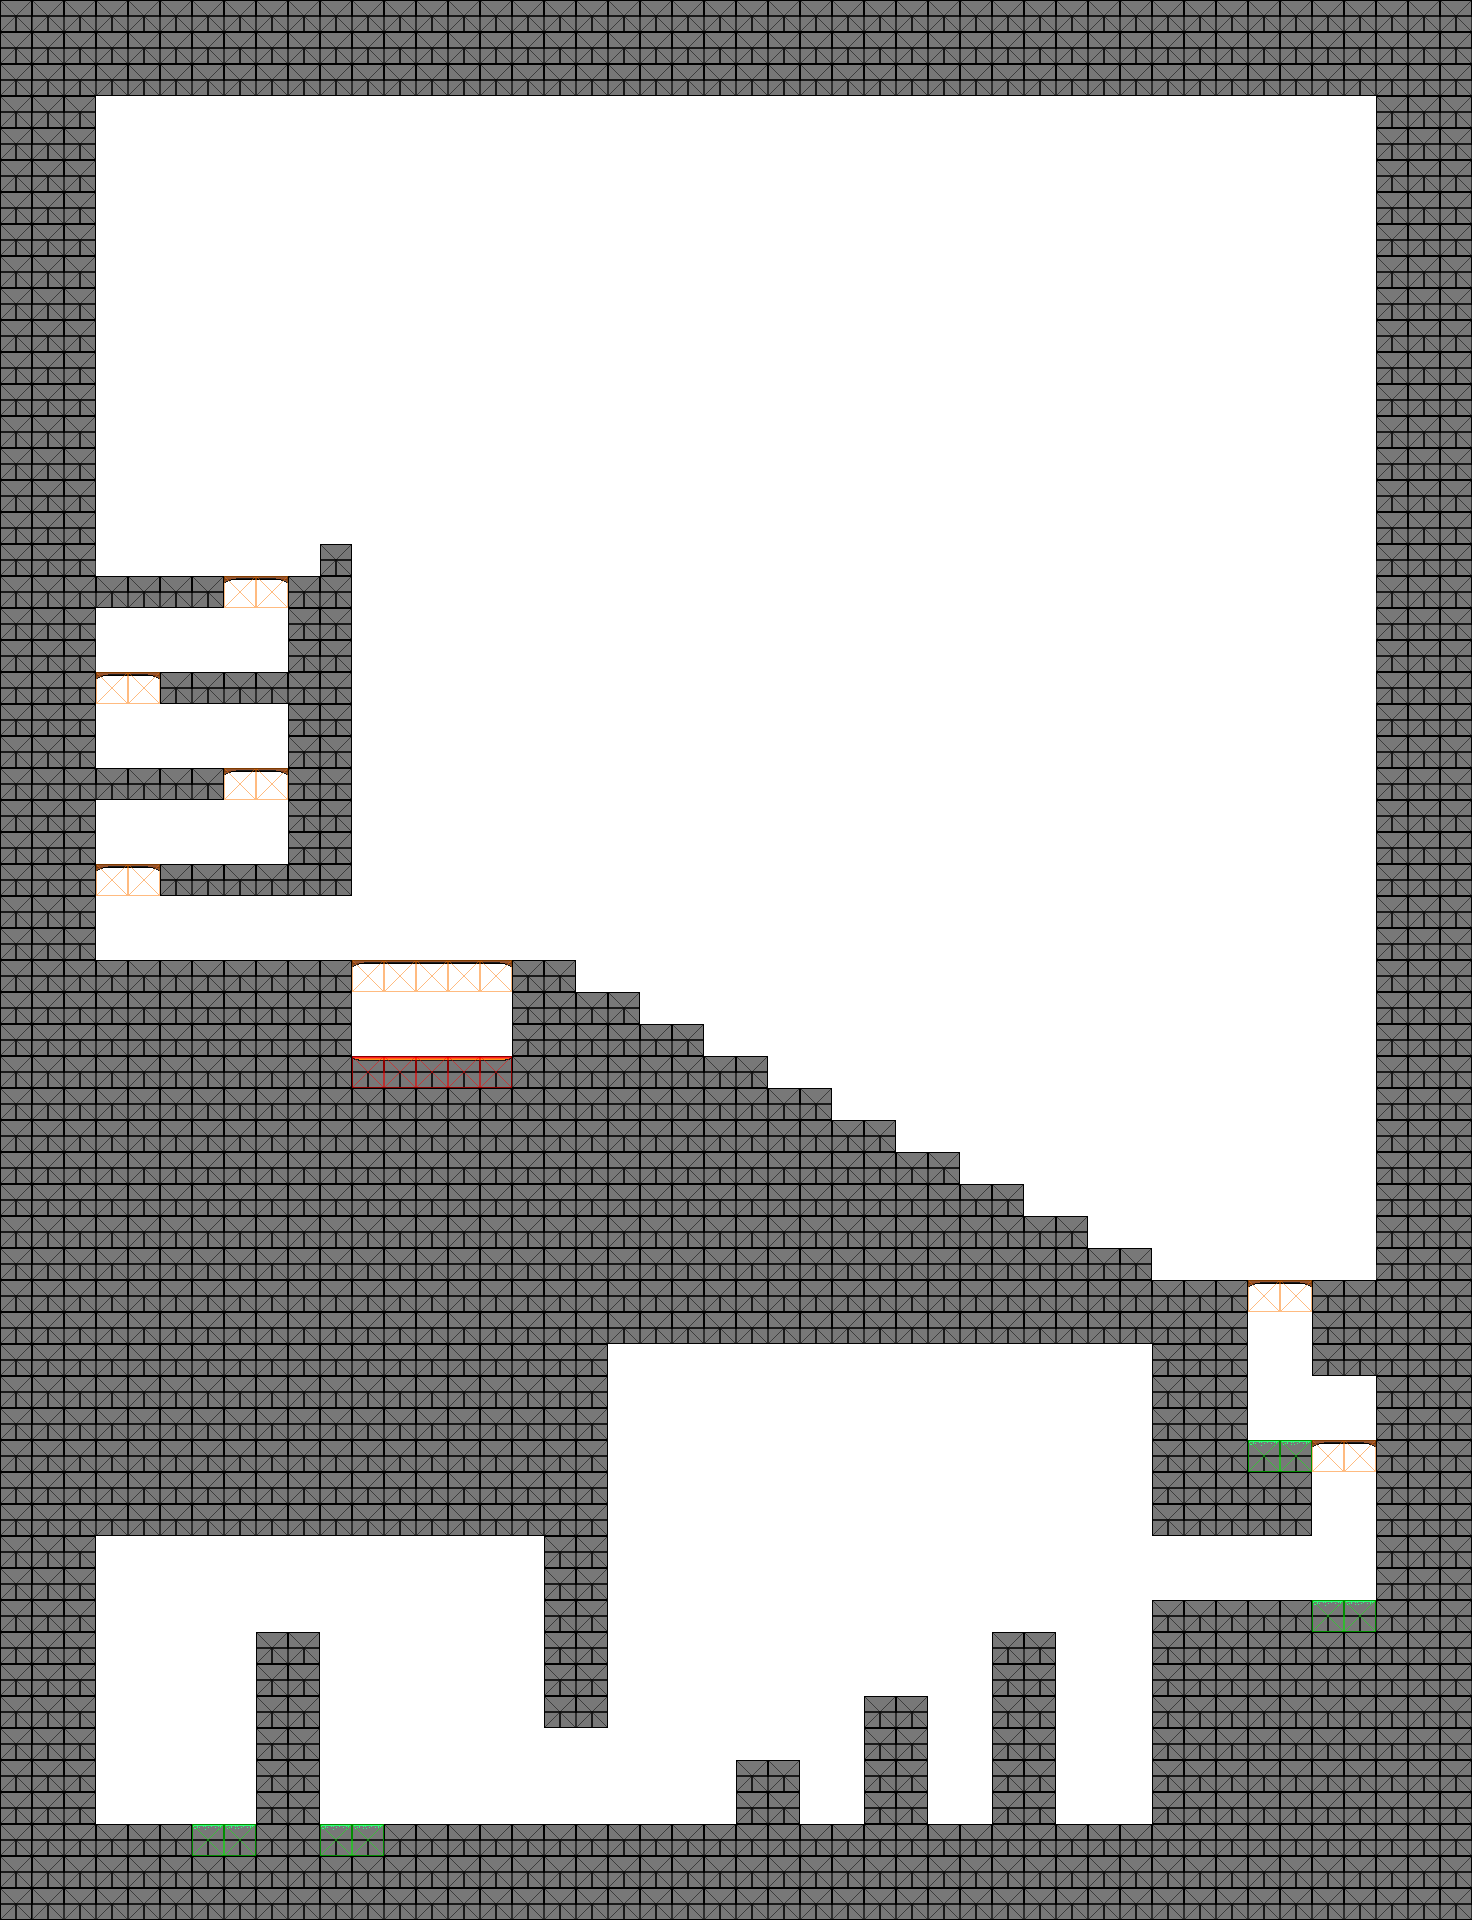

Below is a game level as drawn by its tile map, then a one-line description and the .tmx that defines it (tile-layer data replaced by summaries):
An orthogonal 46x60 tile map with 32x32 px tiles, 3 tile layers (prototype, tiles, collisions), 1 hidden layer not drawn, 5 tilesets and 21 objects (9x Enemy, 7x Turret, Door, Player, Goal, ...).

<map version="1.10" tiledversion="1.12.1" orientation="orthogonal" renderorder="right-down" width="46" height="60" tilewidth="32" tileheight="32" infinite="0" backgroundcolor="#ffffff" nextlayerid="7" nextobjectid="211">
 <editorsettings>
  <export target="../../src/PolyGone/Maps/Level6.json" format="json" />
 </editorsettings>
 <tileset firstgid="1" source="../TiledSets/CollisionTiles.tsx" />
 <tileset firstgid="17" source="../TiledSets/TextureSheet.tsx" />
 <tileset firstgid="81" source="../TiledSets/EnemySheet.tsx" />
 <tileset firstgid="97" source="../TiledSets/PlayerSheet.tsx" />
 <tileset firstgid="101" source="../TiledSets/Proto.tsx" />
 <imagelayer id="5" name="Background" visible="0" parallaxx="0.8" parallaxy="0.9" repeatx="1" repeaty="1">
  <image source="../../src/PolyGone/Content/Textures/Backgrounds/CastleBackground.png" width="256" height="256" />
 </imagelayer>
 <layer id="6" name="prototype" width="46" height="60">
  <data>[2760 cells, 1174 non-empty, 4 distinct tile ids]</data>
 </layer>
 <layer id="1" name="tiles" width="46" height="60" opacity="0.9">
  <data>[2760 cells, 1174 non-empty, 12 distinct tile ids]</data>
 </layer>
 <objectgroup id="4" name="objects" class="EnemySpawn">
  <object id="66" name="HubDoor" type="Door" x="128" y="1824" width="32" height="32">
   <properties>
    <property name="connects" value="Hub" />
    <property name="loadX" type="int" value="96" />
    <property name="loadY" type="int" value="480" />
   </properties>
  </object>
  <object id="171" type="Player" gid="97" x="128" y="1824" width="32" height="32" />
  <object id="189" name="Goal" type="Goal" x="96" y="576" width="32" height="32" />
  <object id="192" type="Enemy" gid="81" x="416" y="1824" width="32" height="32" />
  <object id="194" type="Turret" gid="82" x="544" y="1824" width="32" height="32" />
  <object id="195" type="Enemy" gid="81" x="480" y="1824" width="32" height="32" />
  <object id="196" type="Frog" gid="83" x="608" y="1824" width="32" height="32" />
  <object id="197" type="Turret" gid="82" x="736" y="1760" width="32" height="32" />
  <object id="198" type="Turret" gid="82" x="864" y="1696" width="32" height="32" />
  <object id="199" type="Turret" gid="82" x="992" y="1632" width="32" height="32" />
  <object id="200" type="Enemy" gid="81" x="1184" y="1600" width="32" height="32" />
  <object id="201" type="Enemy" gid="81" x="1248" y="1600" width="32" height="32" />
  <object id="202" type="Enemy" gid="81" x="1312" y="1600" width="32" height="32" />
  <object id="203" type="Berserk" gid="84" x="160" y="576" width="32" height="32" />
  <object id="204" type="Enemy" gid="81" x="192" y="672" width="32" height="32" />
  <object id="205" type="Turret" gid="82" x="256" y="672" width="32" height="32" />
  <object id="206" type="Turret" gid="82" x="96" y="768" width="32" height="32" />
  <object id="207" type="Turret" gid="82" x="160" y="768" width="32" height="32" />
  <object id="208" type="Enemy" gid="81" x="256" y="864" width="32" height="32" />
  <object id="209" type="Enemy" gid="81" x="192" y="864" width="32" height="32" />
  <object id="210" type="Enemy" gid="81" x="128" y="864" width="32" height="32" />
 </objectgroup>
 <layer id="3" name="collisions" width="46" height="60" opacity="0.5">
  <data>[2760 cells, 1174 non-empty, 4 distinct tile ids]</data>
 </layer>
</map>
